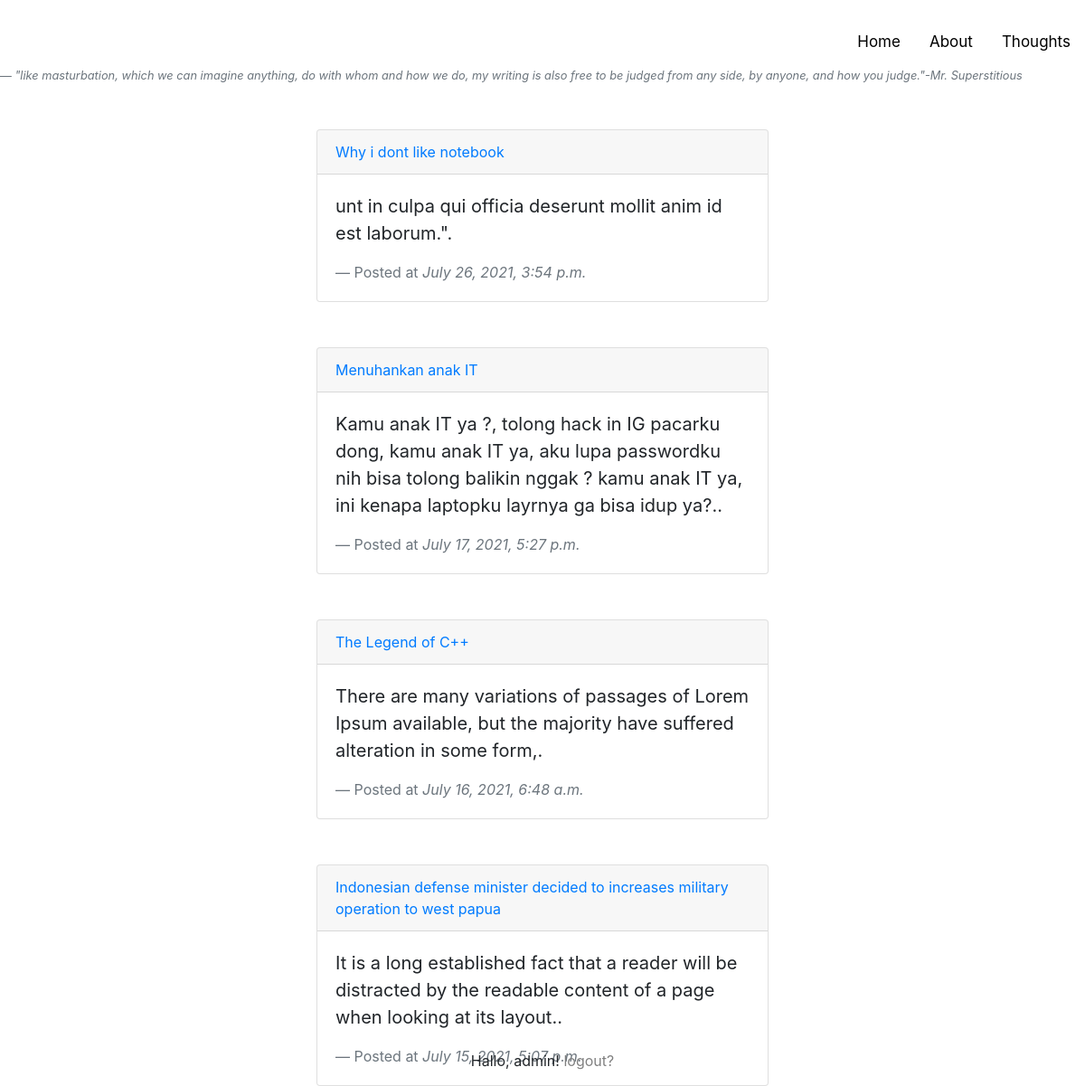
Screenshot of /thoughts/ (signed in) with the database file from the repository.
### blog/models.py (models this page shows, shortened)
class Post(models.Model):
    title = models.CharField(max_length=100)
    intro=models.TextField(null=True, blank=True)
    body=RichTextField(null=True, blank=True)
    date_added=models.DateTimeField(auto_now_add=True)
    slug=models.SlugField(null=True, blank=True)
    category = models.ForeignKey(Category, on_delete=models.CASCADE, null=True)
    image = models.ImageField(null=True, blank=True)
    def image_tag(self):
        return mark_safe('<img src="{}" width=100 />'.format(self.image.url))
    image_tag.short_description = 'image'
    image_tag.allow_tags = True
    class Meta:
        ordering = ['-date_added']

### blog/views.py (the view)
# urls.py: path('thoughts/', thoughts, name='thoughts'),
def thoughts(request):
    thought=Post.objects.all()
    context={
        'thoughts':thought
    }
    return render(request, 'thoughts.html', context)

### blog/templates/thoughts.html
{% extends 'index.html' %}
{% block content %}
<footer class="blockquote-footer"><cite title="Source Title">"like masturbation, which we can imagine anything, do with whom and how we do, my writing is also free to be judged from any side, by anyone, and how you judge."-Mr. Superstitious</cite></footer>
    {% for thought in thoughts %}
    <div class="container ">
        <div class="mx-auto" style="width: 500px; padding-top: 50px;">
            <div class="card">
                <div class="card-header">
                    <a href="{% url 'thought' thought.slug %}">{{thought.title}}</a>
                </div>
                <div class="card-body">
                  <blockquote class="blockquote mb-0">
                    <p>{{thought.intro}}.</p>
                    <footer class="blockquote-footer">Posted at <cite title="Source Title">{{thought.date_added}}</cite></footer>
                  </blockquote>
                </div>
              </div>
        </div>
    </div>
    {% endfor %}
{% endblock %}

### templates/index.html (shortened to what this page needs)
{% load static %}
<!DOCTYPE html>
<html lang="en">
<head>
    <link href="{% static 'css/bootstrap.min.css' %}" rel="stylesheet" />
    <link href="{% static 'css/style.css' %}" rel="stylesheet" />
</head>
<body>
    <div class="topnav">
        <a href="{% url 'thoughts' %}">Thoughts</a>
        <a href="{% url 'about' %}">About</a>
        <a href="{% url 'home' %}">Home</a>
    </div>
    {% block content %}
    {% endblock %}
    {% if user.is_authenticated %}
        <p style=" position: absolute; bottom: 0; left: 0; width: 100%; text-align: center;">Hallo, {{ user }}! <a href="{% url 'logout' %}" style="color: grey">logout?</a></p>
    {% endif %}
</body>
</html>

### static/css/style.css (style rules this page uses)
.topnav { overflow: hidden; background-color: white; }
.topnav a { float: right; color: black; text-align: center; padding: 14px 16px; text-decoration: none; font-size: 17px; }
body { margin-top:20px; background-color:#ffffff; }

### rows the page displays
Post: title "Why i dont like notebook", intro "unt in culpa qui officia deserunt mollit anim id est laborum.\"", date_added "July 26, 2021, 3:54 p.m."
Post: title "Menuhankan anak IT", intro "Kamu anak IT ya ?, tolong hack in IG pacarku dong, kamu anak IT ya, aku lupa passwordku nih bisa tolong balikin nggak ? kamu anak IT ya, ini kenapa laptopku layrnya ga bisa idup ya?.", date_added "July 17, 2021, 5:27 p.m."
Post: title "The Legend of C++", intro "There are many variations of passages of Lorem Ipsum available, but the majority have suffered alteration in some form,", date_added "July 16, 2021, 6:48 a.m."
Post: title "Indonesian defense minister decided to increases military operation to west papua", intro "It is a long established fact that a reader will be distracted by the readable content of a page when looking at its layout.", date_added "July 15, 2021, 5:07 p.m."

### other values shown
{{ user }} "admin"
